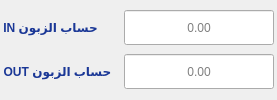
                 <widget class="QFrame" name="compteFrame">
                  <property name="styleSheet">
                   <string notr="true">/* The Container Frame */
QFrame#compteFrame {
    background-color: #edefff;
    border: 2px solid #c9caff;
    border-radius: 15px;
    padding: 7px;
}

/* The Value Label */
QLabel {
    color: #1a3796; /* Deep Terracotta */
    font-weight: 500;
    qproperty-alignment: 'AlignCenter';
}</string>
                  </property>
                  <layout class="QVBoxLayout" name="verticalLayout_9">
                   <property name="spacing">
                    <number>2</number>
                   </property>
                   <property name="leftMargin">
                    <number>3</number>
                   </property>
                   <property name="topMargin">
                    <number>3</number>
                   </property>
                   <property name="rightMargin">
                    <number>3</number>
                   </property>
                   <property name="bottomMargin">
                    <number>3</number>
                   </property>
                   <item>
                    <layout class="QHBoxLayout">
                     <item>
                      <widget class="QLabel" name="lbl_cpClientIn">
                       <property name="styleSheet">
                        <string notr="true"/>
                       </property>
                       <property name="text">
                        <string>حساب الزبون IN</string>
                       </property>
                       <property name="alignment">
                        <set>Qt::AlignCenter</set>
                       </property>
                      </widget>
                     </item>
                     <item>
                      <spacer>
                       <property name="orientation">
                        <enum>Qt::Horizontal</enum>
                       </property>
                       <property name="sizeHint" stdset="0">
                        <size>
                         <width>10</width>
                         <height>10</height>
                        </size>
                       </property>
                      </spacer>
                     </item>
                     <item>
                      <widget class="QLineEdit" name="le_cpClientIn">
                       <property name="minimumSize">
                        <size>
                         <width>150</width>
                         <height>35</height>
                        </size>
                       </property>
                       <property name="maximumSize">
                        <size>
                         <width>150</width>
                         <height>35</height>
                        </size>
                       </property>
                       <property name="alignment">
                        <set>Qt::AlignCenter</set>
                       </property>
                       <property name="placeholderText">
                        <string>0.00</string>
                       </property>
                      </widget>
                     </item>
                    </layout>
                   </item>
                   <item>
                    <layout class="QHBoxLayout">
                     <item>
                      <widget class="QLabel" name="lbl_cpClientOut">
                       <property name="styleSheet">
                        <string notr="true"/>
                       </property>
                       <property name="text">
                        <string>حساب الزبون OUT</string>
                       </property>
                       <property name="alignment">
                        <set>Qt::AlignCenter</set>
                       </property>
                      </widget>
                     </item>
                     <item>
                      <spacer>
                       <property name="orientation">
                        <enum>Qt::Horizontal</enum>
                       </property>
                       <property name="sizeHint" stdset="0">
                        <size>
                         <width>10</width>
                         <height>10</height>
                        </size>
                       </property>
                      </spacer>
                     </item>
                     <item>
                      <widget class="QLineEdit" name="le_cpClientOut">
                       <property name="minimumSize">
                        <size>
                         <width>150</width>
                         <height>35</height>
                        </size>
                       </property>
                       <property name="maximumSize">
                        <size>
                         <width>150</width>
                         <height>35</height>
                        </size>
                       </property>
                       <property name="alignment">
                        <set>Qt::AlignCenter</set>
                       </property>
                       <property name="placeholderText">
                        <string>0.00</string>
                       </property>
                      </widget>
                     </item>
                    </layout>
                   </item>
                  </layout>
                 </widget>
